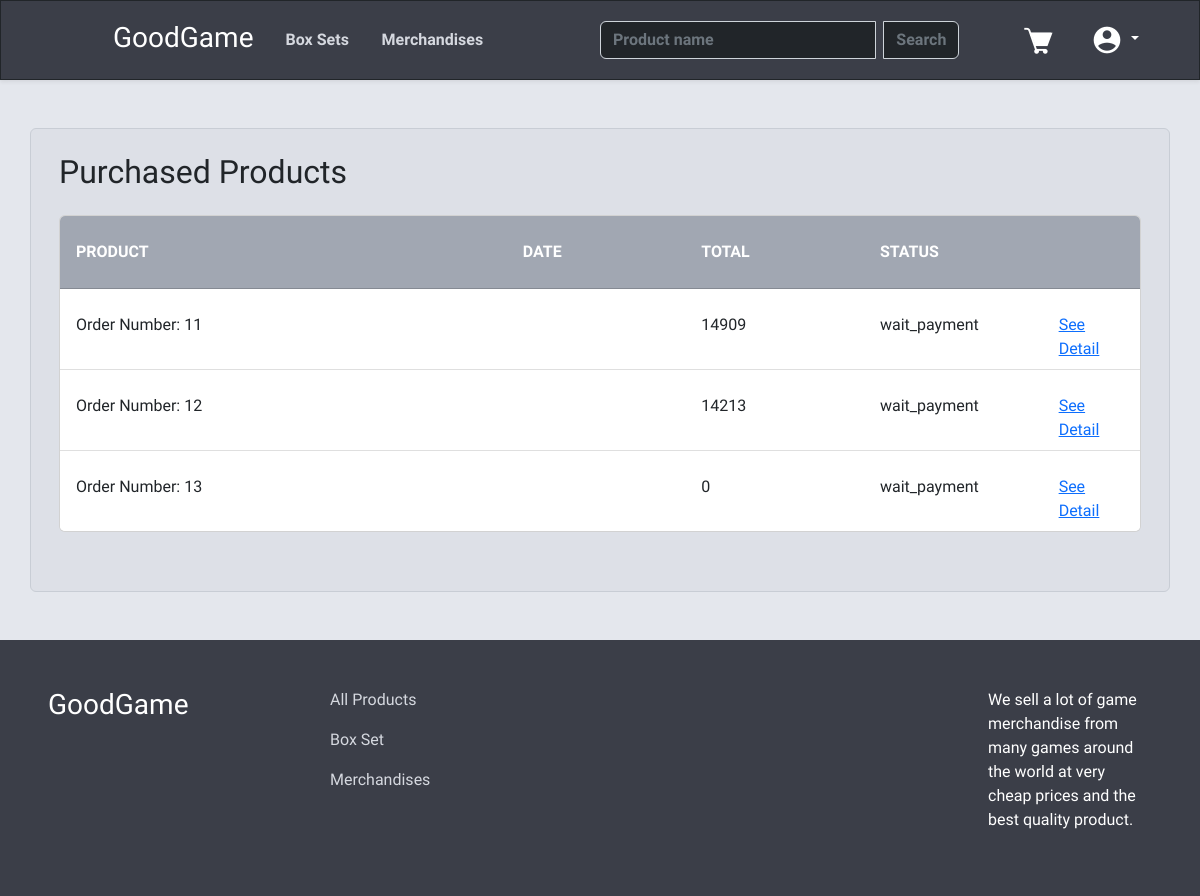
Before: /orders.php (signed in) with the older database file.
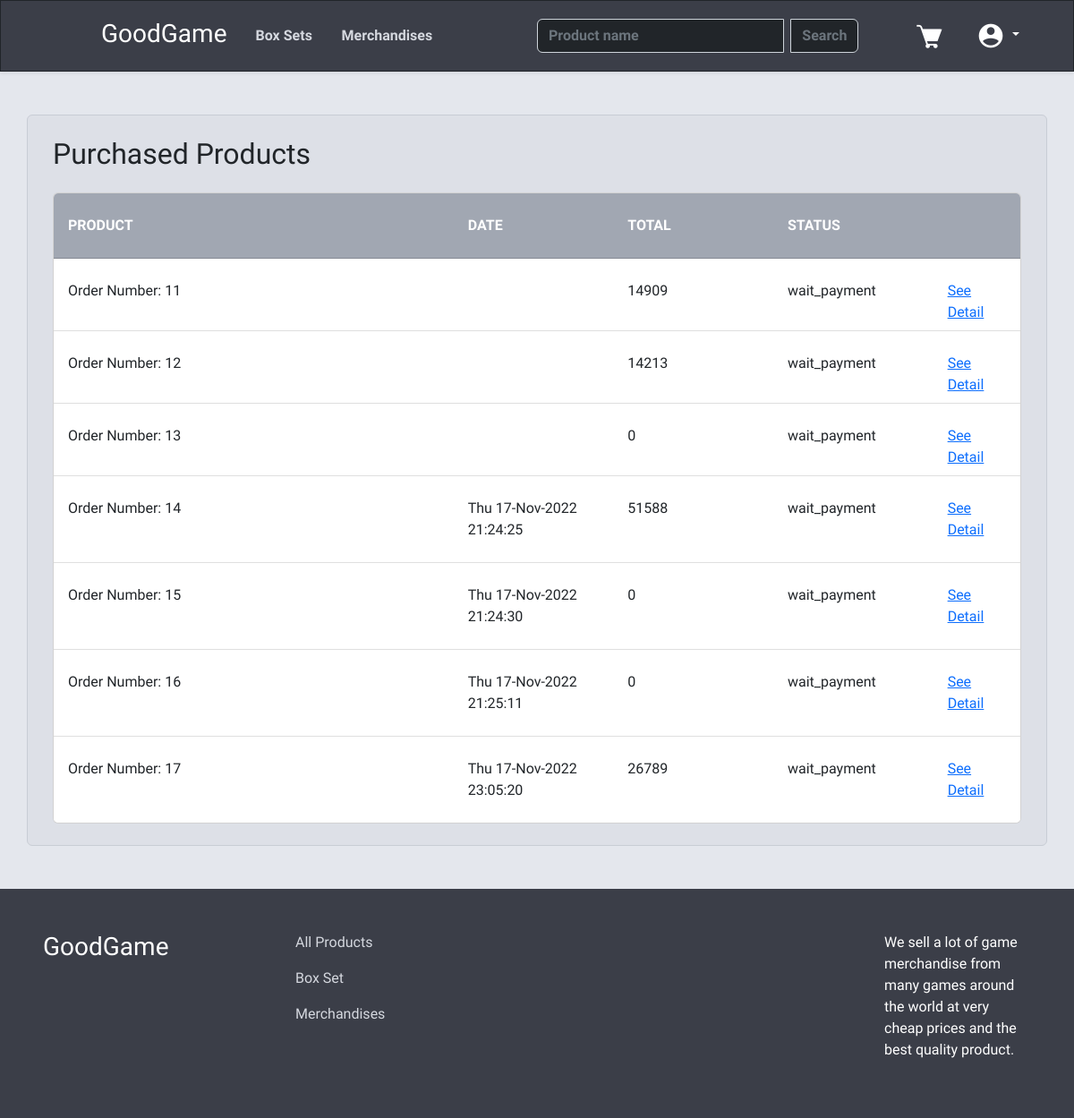
After: the same page with the newer database file.
### tables this page shows
CREATE TABLE "Order" (
	"Order_ID"	INTEGER NOT NULL,
	"CustomerID"	INTEGER NOT NULL,
	"Order_Status"	TEXT,
	"Ord_name"	TEXT,
	"Ord_lname"	TEXT,
	"Ord_address"	TEXT,
	"Ord_city"	TEXT,
	"Ord_province"	TEXT,
	"Ord_post"	TEXT,
	"Ord_phone"	TEXT,
	"Ord_total"	INTEGER,
	"Ord_date"	TEXT,
	PRIMARY KEY("Order_ID" AUTOINCREMENT)
);

### orders.php (the view, shortened to what this page needs)
<?php
include "navbar.php";
$sql = "SELECT * FROM 'Order' WHERE CustomerID =" . $_SESSION["ID"] . "";
$result = $db->query($sql);
?>
<html lang="en">
<head>
    <link rel="stylesheet" href="stylesorders.css">
    <link rel="stylesheet" href="stylesnavfoot.css">
</head>
<body>
    <div class="container-fluid main-container">
        <div class="container mt-5 mb-5 purchases-contain rounded">
            <h2 class="mt-4 mb-4 ms-3">Purchased Products</h2>
            <div class="card ms-3 me-3 mb-4">
                <div class="card-header head-list">
                    <div class="row mt-3">
                        <div class="col-5">
                            <p class="fw-bold text-white">PRODUCT</p>
                        </div>
                        <div class="col-2">
                            <p class="fw-bold text-white">DATE</p>
                        </div>
                        <div class="col-2">
                            <p class="fw-bold text-white">TOTAL</p>
                        </div>
                        <div class="col-2">
                            <p class="fw-bold text-white">STATUS</p>
                        </div>
                    </div>
                </div>
                <ul class="list-group list-group-flush">
                    <?php
                    while ($order = $result->fetchArray(SQLITE3_ASSOC)) {
                        echo '<li class="list-group-item">
                            <div class="row mt-3">
                                <div class="col-5">
                                    <p class=""> Order Number: ' . $order['Order_ID'] . '</p>
                                </div>
                                <div class="col-2">
                                    <p class="">' . $order['Ord_date'] . '</p>
                                </div>
                                <div class="col-2">
                                    <p class="">' . $order['Ord_total'] . '</p>
                                </div>
                                <div class="col-2">
                                    <p class="">' . $order['Order_Status'] . '</p>
                                </div>
                                <div class="col-1">
                                    <a href="orderdetail.php?id=' . $order['Order_ID'] . '" class="button">See Detail</a>
                                </div>
                            </div>
                        </li>';
                    }
                    ?>
                </ul>
            </div>
        </div>
    </div>
    <footer class="main-navbar">
        <div class="container-fluid p-5">
            <div class="row">
                <div class="col-3">
                    <h3><a class="nav-link text-white" href="index.php">GoodGame</a></h3>
                </div>
                <div class="col-7">
                    <a class="nav-link web-text-color pb-3" href="filter.php?filter_type=None">All Products</a>
                    <a class="nav-link web-text-color pb-3" href="filter.php?filter_type=Box Set">Box Set</a>
                    <a class="nav-link web-text-color pb-3" href="filter.php?filter_type=Merchandise">Merchandises</a>
                </div>
                <div class="col-2">
                    <p class="text-white">We sell a lot of game merchandise from many games around the world at very cheap prices and the best quality product.</p>
                </div>
            </div>
        </div>
    </footer>
</body>
</html>

### navbar.php (shortened to what this page needs)
<html lang="en">
<head>
    <link href="stylesnavfoot.css" rel="stylesheet">
    <link href="https://cdn.jsdelivr.net/npm/bootstrap@5.2.2/dist/css/bootstrap.min.css" rel="stylesheet">
</head>
<body>
    <nav class="navbar sticky-top main-navbar shadow-sm border border-dark">
        <ul class="nav me-auto ms-5">
            <li class="nav-item ms-5 mt-1">
                <h3><a class="nav-link text-white" href="index.php">GoodGame</a></h3>
            </li>
            <li class="nav-item me-5">
                <a class='nav-link web-text-color fw-bold text-in-nav' href='filter.php?filter_type=Box Set'>Box Sets</a>
            </li>
            <li class="nav-item ms-5">
                <a class="nav-link web-text-color fw-bold text-in-nav" href="filter.php?filter_type=Merchandise">Merchandises</a>
            </li>
        </ul>
        <form class="d-flex text-in-nav search-nav" role="search" method="post" action="filter.php">
            <?php
            echo "<div class='input-group'>";
            echo "<input class='form-control me-2 text-white bg-dark fw-bold' type='text' placeholder='Product name' aria-label='Search' name='searchName' value='" . $_SESSION['searchName'] . "'>";
            echo "<input type='submit' name='submitName' class='btn btn-outline-secondary search-button-nav fw-bold' value='Search'>";
            echo "</div>";
            ?>
        </form>
        <?php
        if (!isset($_SESSION["email"])) {
            echo '<ul class="nav me-5">
                        <li class="nav-item">
                            <a class="nav-link web-text-color fw-bold" href="signup.php">Sign Up</a>
                        </li>
                        <li class="nav-item">
                            <a class="nav-link web-text-color fw-bold" href="login.php">Log In</a>
                        </li>
                    </ul>';
        } else {
            $sent = htmlspecialchars($_SERVER["PHP_SELF"]);
            echo '<a href="cart.php"><img src="image/webelement/cart.png" alt="" class="me-4"></a>';
            echo '<div class="dropdown me-5">
            <a class="btn btn-secondary dropdown-toggle user-dropdown" href="#" role="button" id="dropdownMenuLink" data-bs-toggle="dropdown" aria-expanded="false">
                <img src="image/webelement/user.png" alt="">
            </a>
            <ul class="dropdown-menu dropdown-menu-end user-dropdown-list shadow-sm">
                <li><a class="dropdown-item text-white user-dropdown-list-item mt-2" href="user.php">Account</a></li>
                <li><a class="dropdown-item text-white user-dropdown-list-item" href="orders.php">Purchases</a></li>
                <li><a class="dropdown-item text-white user-dropdown-list-item" href="wishlist.php">Wish List</a></li>
                <li>
                    <form action="' . $sent . '" method="post">
                        <input type="hidden" name="logout">
                        <a class="dropdown-item text-white user-dropdown-list-item" onclick="this.parentNode.submit();">Log Out</a>
                    </form>
                </li>
            </ul>
        </div>';
        }
        ?>
    </nav>
</body>
</html>

### stylesnavfoot.css (style rules this page uses)
.web-text-color { color: rgba(213, 216, 223) !important; }
.main-navbar { background-color: rgba(59, 62, 72); }
.text-in-nav { margin: 0; position: absolute; top: 50%; transform: translateY(-50%); }
.search-nav { margin-left: 50%; width: 30%; }
.user-dropdown { background-color: transparent !important; border: none !important; }
.search-button-nav { background-color: rgb(33, 37, 41) !important; border-color: rgb(206, 212, 218) !important; }

### stylesorders.css (style rules this page uses)
body { font-family: 'Chakra Petch', sans-serif !important; }
.main-container { background-color: rgb(228, 231, 237); display: flex; min-height: 70%; }
.purchases-contain { background-color: rgb(221, 224, 231); border-style: solid; border-color: rgb(200, 205, 213); border-width: thin; }
.head-list { background-color: rgb(161, 167, 178) !important; }

Changed rows visible on the page:
added order: Order_ID "14", Ord_date "Thu 17-Nov-2022 21:24:25", Ord_total "51588", Order_Status "wait_payment"
added order: Order_ID "15", Ord_date "Thu 17-Nov-2022 21:24:30", Ord_total "0", Order_Status "wait_payment"
added order: Order_ID "16", Ord_date "Thu 17-Nov-2022 21:25:11", Ord_total "0", Order_Status "wait_payment"
added order: Order_ID "17", Ord_date "Thu 17-Nov-2022 23:05:20", Ord_total "26789", Order_Status "wait_payment"
